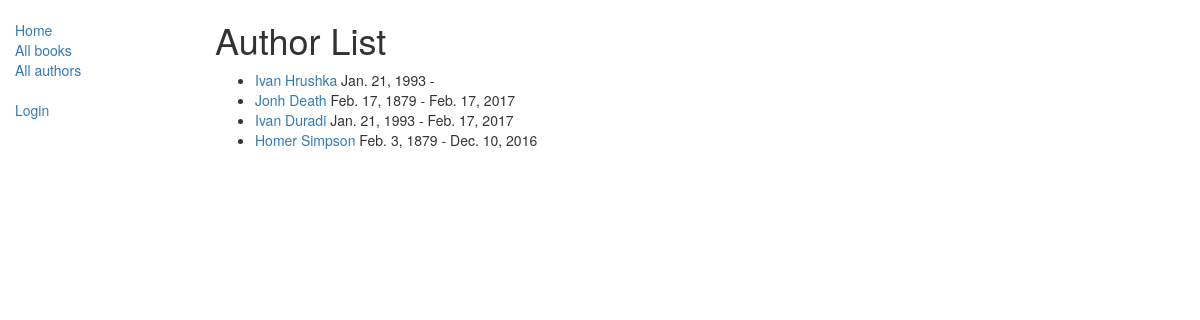
Screenshot of /catalog/authors/ with the database file from the repository.
### catalog/models.py (models this page shows, shortened)
class Author(models.Model):
    first_name = models.CharField(max_length=100)
    last_name = models.CharField(max_length=100)
    date_of_birth = models.DateField(null=True, blank=True)
    date_of_death = models.DateField('Died', null=True, blank=True)
    def get_absolute_url(self):
        return reverse('author-detail', args=[str(self.id)])

### catalog/views.py (the view)
class AuthorListView(generic.ListView):
    model = Author
    paginate_by = 10

### templates/catalog/author_list.html (shortened to what this page needs)
{% extends "base_generic.html" %}
{% block content %}
    <h1>Author List</h1>
    {% if author_list %}
    <ul>
      {% for author in author_list %}
      <li>
        <a href="{{ author.get_absolute_url }}">{{ author.first_name }} {{ author.last_name }}</a>
          {% if author.date_of_birth %}
              {{ author.date_of_birth }} -
          {% endif %}
          {% if author.date_of_death %}
              {{ author.date_of_death }}
          {% endif %}
      </li>
      {% endfor %}
    </ul>
    {% else %}
      <p>There are no author in the library.</p>
    {% endif %}
{% endblock %}

### rows the page displays
Author: first_name "Ivan", last_name "Hrushka", date_of_birth "Jan. 21, 1993"
Author: first_name "Jonh", last_name "Death", date_of_birth "Feb. 17, 1879", date_of_death "Feb. 17, 2017"
Author: first_name "Ivan", last_name "Duradi", date_of_birth "Jan. 21, 1993", date_of_death "Feb. 17, 2017"
Author: first_name "Homer", last_name "Simpson", date_of_birth "Feb. 3, 1879", date_of_death "Dec. 10, 2016"
